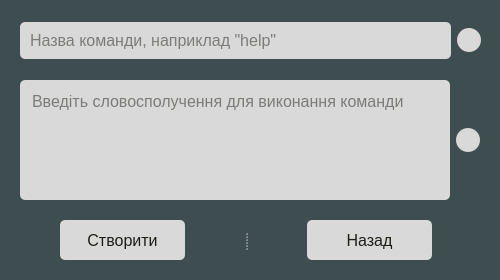
<?xml version="1.0" encoding="UTF-8"?>
<ui version="4.0">
 <class>Dialog</class>
 <widget class="QDialog" name="Dialog">
  <property name="geometry">
   <rect>
    <x>0</x>
    <y>0</y>
    <width>500</width>
    <height>280</height>
   </rect>
  </property>
  <property name="minimumSize">
   <size>
    <width>500</width>
    <height>280</height>
   </size>
  </property>
  <property name="maximumSize">
   <size>
    <width>500</width>
    <height>280</height>
   </size>
  </property>
  <property name="windowTitle">
   <string>Add Command</string>
  </property>
  <property name="styleSheet">
   <string notr="true">QWidget {
	marging: 20px;
	background-color: #3E4E50;
}</string>
  </property>
  <widget class="QSplitter" name="splitter_2">
   <property name="geometry">
    <rect>
     <x>60</x>
     <y>220</y>
     <width>372</width>
     <height>40</height>
    </rect>
   </property>
   <property name="minimumSize">
    <size>
     <width>0</width>
     <height>40</height>
    </size>
   </property>
   <property name="maximumSize">
    <size>
     <width>372</width>
     <height>21</height>
    </size>
   </property>
   <property name="styleSheet">
    <string notr="true">QPushButton {
	font-size: 16px;
	border-radius: 5px;
	background-color: #d9d9d9;
	color: #1D1E18;
}

</string>
   </property>
   <property name="orientation">
    <enum>Qt::Horizontal</enum>
   </property>
   <property name="opaqueResize">
    <bool>false</bool>
   </property>
   <property name="handleWidth">
    <number>122</number>
   </property>
   <widget class="QPushButton" name="createCommandButton">
    <property name="minimumSize">
     <size>
      <width>125</width>
      <height>0</height>
     </size>
    </property>
    <property name="maximumSize">
     <size>
      <width>125</width>
      <height>16777215</height>
     </size>
    </property>
    <property name="cursor">
     <cursorShape>PointingHandCursor</cursorShape>
    </property>
    <property name="text">
     <string>Створити</string>
    </property>
   </widget>
   <widget class="QPushButton" name="quitButton_2">
    <property name="minimumSize">
     <size>
      <width>125</width>
      <height>0</height>
     </size>
    </property>
    <property name="maximumSize">
     <size>
      <width>125</width>
      <height>16777215</height>
     </size>
    </property>
    <property name="cursor">
     <cursorShape>PointingHandCursor</cursorShape>
    </property>
    <property name="text">
     <string>Назад</string>
    </property>
   </widget>
  </widget>
  <widget class="QWidget" name="">
   <property name="geometry">
    <rect>
     <x>20</x>
     <y>80</y>
     <width>461</width>
     <height>121</height>
    </rect>
   </property>
   <layout class="QHBoxLayout" name="horizontalLayout">
    <property name="sizeConstraint">
     <enum>QLayout::SetMaximumSize</enum>
    </property>
    <property name="rightMargin">
     <number>1</number>
    </property>
    <property name="bottomMargin">
     <number>1</number>
    </property>
    <item>
     <widget class="QTextEdit" name="textEdit">
      <property name="styleSheet">
       <string notr="true">	background-color: #D9D9D9;
	color: #1D1E18;
	font-size: 16px;
	border-radius: 5px;
	marging-right: 20px;
	padding: 8px;
</string>
      </property>
      <property name="placeholderText">
       <string>Введіть словосполучення для виконання команди</string>
      </property>
     </widget>
    </item>
    <item>
     <widget class="QLabel" name="helpCommandWords">
      <property name="minimumSize">
       <size>
        <width>24</width>
        <height>24</height>
       </size>
      </property>
      <property name="maximumSize">
       <size>
        <width>24</width>
        <height>24</height>
       </size>
      </property>
      <property name="toolTip">
       <string>&lt;html&gt;&lt;head/&gt;&lt;body&gt;&lt;p&gt;Приклад оформлення сполосполучень команди:&lt;/p&gt;&lt;p&gt;&lt;br/&gt;&lt;/p&gt;&lt;p&gt;знайди^що&lt;span style=&quot; font-family:'JetBrains Mono','monospace'; color:#000000;&quot;&gt; таке^знайди інформацію^як називається&lt;/span&gt;&lt;/p&gt;&lt;p&gt;&lt;br/&gt;&lt;/p&gt;&lt;p&gt;де знак &amp;quot;^&amp;quot; розділяє команди&lt;/p&gt;&lt;/body&gt;&lt;/html&gt;</string>
      </property>
      <property name="whatsThis">
       <string>&lt;html&gt;&lt;head/&gt;&lt;body&gt;&lt;p&gt;Приклад оформлення сполосполучень команди:&lt;/p&gt;&lt;p&gt;&lt;br/&gt;&lt;/p&gt;&lt;p&gt;знайди^що&lt;span style=&quot; font-family:'JetBrains Mono','monospace'; color:#000000;&quot;&gt; таке^знайди інформацію^як називається&lt;/span&gt;&lt;/p&gt;&lt;p&gt;&lt;br/&gt;&lt;/p&gt;&lt;p&gt;де знак &amp;quot;^&amp;quot; розділяє команди&lt;/p&gt;&lt;/body&gt;&lt;/html&gt;</string>
      </property>
      <property name="styleSheet">
       <string notr="true">background-color: #D9D9D9;
border-radius: 12px;</string>
      </property>
      <property name="text">
       <string/>
      </property>
      <property name="pixmap">
       <pixmap resource="../../PycharmProjects/Diploma/Diploma/src/rs-qt/res-qt2.qrc">:/help/help.svg</pixmap>
      </property>
      <property name="scaledContents">
       <bool>false</bool>
      </property>
     </widget>
    </item>
   </layout>
  </widget>
  <widget class="QWidget" name="">
   <property name="geometry">
    <rect>
     <x>20</x>
     <y>20</y>
     <width>461</width>
     <height>41</height>
    </rect>
   </property>
   <layout class="QHBoxLayout" name="horizontalLayout_2">
    <item>
     <widget class="QLineEdit" name="commandNameField">
      <property name="styleSheet">
       <string notr="true">QLineEdit {
	background-color: #D9D9D9;
	color: #1D1E18;
	font-size: 16px;
	border-radius: 5px;
	marging-right: 20px;
	padding: 8px;
}</string>
      </property>
      <property name="placeholderText">
       <string>Назва команди, наприклад &quot;help&quot;</string>
      </property>
     </widget>
    </item>
    <item>
     <widget class="QLabel" name="helpCommandName">
      <property name="minimumSize">
       <size>
        <width>24</width>
        <height>24</height>
       </size>
      </property>
      <property name="maximumSize">
       <size>
        <width>24</width>
        <height>24</height>
       </size>
      </property>
      <property name="toolTip">
       <string>&lt;html&gt;&lt;head/&gt;&lt;body&gt;&lt;p&gt;Необхідно ввести назву команди, наприклад: &amp;quot;help&amp;quot;, &amp;quot;do something&amp;quot;&lt;/p&gt;&lt;/body&gt;&lt;/html&gt;</string>
      </property>
      <property name="whatsThis">
       <string>&lt;html&gt;&lt;head/&gt;&lt;body&gt;&lt;p&gt;Необхідно ввести назву команди, наприклад: &amp;quot;help&amp;quot;, &amp;quot;do something&amp;quot;&lt;/p&gt;&lt;/body&gt;&lt;/html&gt;</string>
      </property>
      <property name="styleSheet">
       <string notr="true">background-color: #D9D9D9;
border-radius: 12px;</string>
      </property>
      <property name="text">
       <string/>
      </property>
      <property name="pixmap">
       <pixmap resource="../../PycharmProjects/Diploma/Diploma/src/rs-qt/res-qt2.qrc">:/help/help.svg</pixmap>
      </property>
      <property name="scaledContents">
       <bool>false</bool>
      </property>
     </widget>
    </item>
   </layout>
  </widget>
 </widget>
 <resources>
  <include location="../../PycharmProjects/Diploma/Diploma/src/rs-qt/res-qt2.qrc"/>
 </resources>
 <connections/>
</ui>
